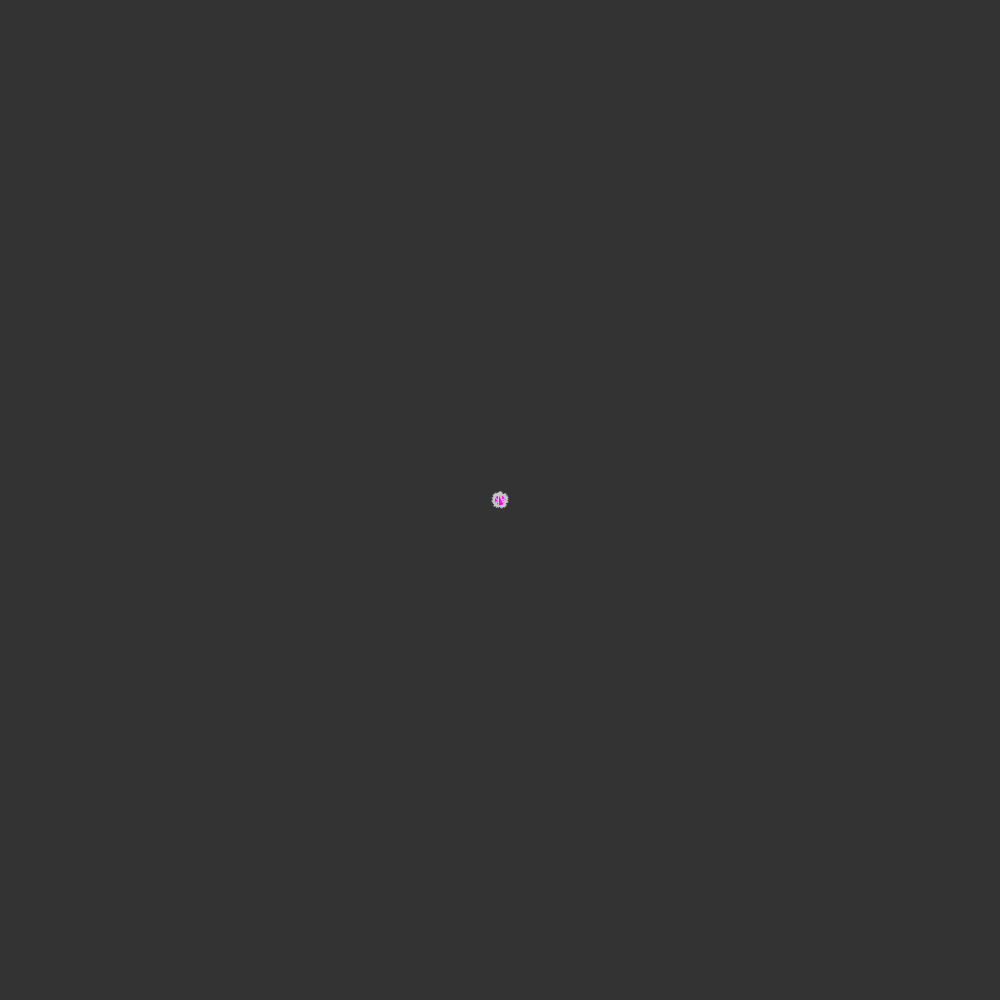
Frame 1 (no input)
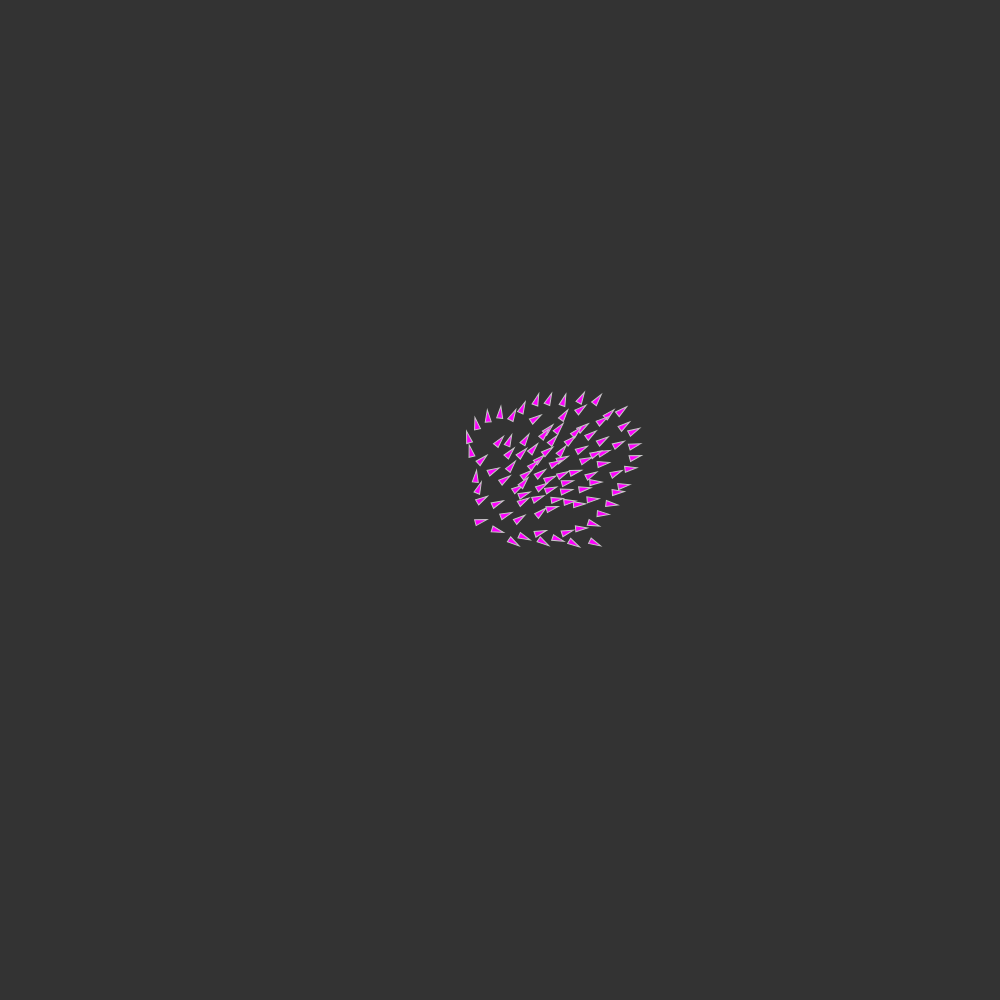
Frame 60 (no input)
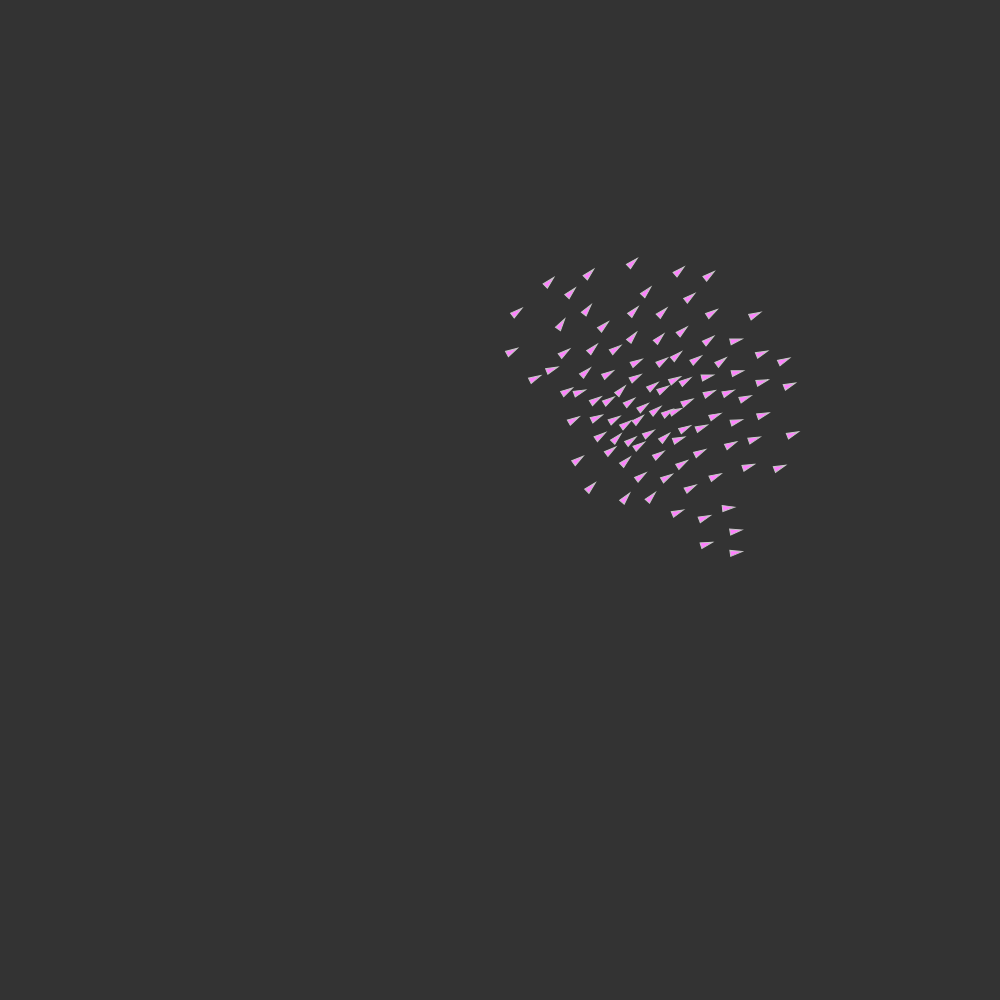
Frame 120 (the mouse pressed at the canvas centre since frame 60)

The p5.js sketch that drew these frames (run headless with seeded random() and noise() and a simulated clock; from frame 60 on, the mouse is pressed at the canvas centre):

// p5.js sketch
// ── sketch.js


var flock;

function setup() {
  createCanvas(1000,1000);
  
  
  flock = new Flock();
  // Add an initial set of boids into the system
  for (var i = 0; i < 100; i++) {
    var b = new Boid(width/2,height/2,0,0,0);
    flock.addBoid(b);
  }
}

function draw() {
  background(51);
  flock.run();
}

// Add a new boid into the System
function mouseDragged() {
  flock.addBoid(new Boid(mouseX,mouseY));
}

//referencing
// The Nature of Code
// Daniel Shiffman
// http://natureofcode.com

// Flock object
// Does very little, simply manages the array of all the boids

function Flock() {
  // An array for all the boids
  this.boids = []; // Initialize the array
}

Flock.prototype.run = function() {
  for (var i = 0; i < this.boids.length; i++) {
    this.boids[i].run(this.boids);  // Passing the entire list of boids to each boid individually
  }
}

Flock.prototype.addBoid = function(b) {
  this.boids.push(b);
}

// The Nature of Code
// Daniel Shiffman
// http://natureofcode.com

function Boid(x,y) {
  this.acceleration = createVector(0,0);
  this.velocity = createVector(random(-1,1),random(-1,1));
  this.position = createVector(x,y);
  this.r = 3.0;
  this.maxspeed = 3;    // Maximum speed
  this.maxforce = 0.05; // Maximum steering force
  this.shade = color(int(random(0,255)),int(random(0,255)),int(random(0,255)));
}

Boid.prototype.run = function(boids) {
  this.flock(boids);
  this.update();
  this.borders();
  this.render();
}

Boid.prototype.applyForce = function(force) {
  // We could add mass here if we want A = F / M
  this.acceleration.add(force);
}

// We accumulate a new acceleration each time based on three rules
Boid.prototype.flock = function(boids) {
  var sep = this.separate(boids);   // Separation
  var ali = this.align(boids);      // Alignment
  var coh = this.cohesion(boids);   // Cohesion
  // Arbitrarily weight these forces
  sep.mult(1.5);
  ali.mult(1.0);
  coh.mult(1.0);
  // Add the force vectors to acceleration
  this.applyForce(sep);
  this.applyForce(ali);
  this.applyForce(coh);
}
// Method to update location
Boid.prototype.update = function() {
  // Update velocity
  this.velocity.add(this.acceleration);
  // Limit speed
  this.velocity.limit(this.maxspeed);
  this.position.add(this.velocity);
  // Reset accelertion to 0 each cycle
  this.acceleration.mult(0);
}

// A method that calculates and applies a steering force towards a target
// STEER = DESIRED MINUS VELOCITY
Boid.prototype.seek = function(target) {
  var desired = p5.Vector.sub(target,this.position);  // A vector pointing from the location to the target
  // Normalize desired and scale to maximum speed
  desired.normalize();
  desired.mult(this.maxspeed);
  // Steering = Desired minus Velocity
  var steer = p5.Vector.sub(desired,this.velocity);
  steer.limit(this.maxforce);  // Limit to maximum steering force
  return steer;
}

Boid.prototype.render = function() {
  // Draw a triangle rotated in the direction of velocity
  var theta = this.velocity.heading() + radians(90);
  one=map(this.position.x, 0,255,0,720);
  three=map(this.position.y, 0,255,0,360);
  two = mouseX + mouseY;
  two = map(two, 0,2000, 0,255);
  fill(one,two,three);
  stroke(200);
  push();
  translate(this.position.x,this.position.y);
  rotate(theta);
  beginShape();
  vertex(0, -this.r*2);
  vertex(-this.r, this.r*2);
  vertex(this.r, this.r*2);
  endShape(CLOSE);
  pop();
}

// Wraparound
Boid.prototype.borders = function() {
  if (this.position.x < -this.r)  this.position.x = width +this.r;
  if (this.position.y < -this.r)  this.position.y = height+this.r;
  if (this.position.x > width +this.r) this.position.x = -this.r;
  if (this.position.y > height+this.r) this.position.y = -this.r;
}

// Separation
// Method checks for nearby boids and steers away
Boid.prototype.separate = function(boids) {
  var desiredseparation = 25.0;
  var steer = createVector(0,0);
  var count = 0;
  // For every boid in the system, check if it's too close
  for (var i = 0; i < boids.length; i++) {
    var d = p5.Vector.dist(this.position,boids[i].position);
    // If the distance is greater than 0 and less than an arbitrary amount (0 when you are yourself)
    if ((d > 0) && (d < desiredseparation)) {
      // Calculate vector pointing away from neighbor
      var diff = p5.Vector.sub(this.position,boids[i].position);
      diff.normalize();
      diff.div(d);        // Weight by distance
      steer.add(diff);
      count++;            // Keep track of how many
    }
  }
  // Average -- divide by how many
  if (count > 0) {
    steer.div(count);
  }

  // As long as the vector is greater than 0
  if (steer.mag() > 0) {
    // Implement Reynolds: Steering = Desired - Velocity
    steer.normalize();
    steer.mult(this.maxspeed);
    steer.sub(this.velocity);
    steer.limit(this.maxforce);
  }
  return steer;
}



// Alignment
// For every nearby boid in the system, calculate the average velocity
Boid.prototype.align = function(boids) {
  var neighbordist = 50;
  var sum = createVector(0,0);
  var count = 0;
  for (var i = 0; i < boids.length; i++) {
    var d = p5.Vector.dist(this.position,boids[i].position);
    if ((d > 0) && (d < neighbordist)) {
      sum.add(boids[i].velocity);
      count++;
    }
  }
  if (count > 0) {
    sum.div(count);
    sum.normalize();
    sum.mult(this.maxspeed);
    var steer = p5.Vector.sub(sum,this.velocity);
    steer.limit(this.maxforce);
    return steer;
  } else {
    return createVector(0,0);
  }
}

// Cohesion
// For the average location (i.e. center) of all nearby boids, calculate steering vector towards that location
Boid.prototype.cohesion = function(boids) {
  var neighbordist = 50;
  var sum = createVector(0,0);   // Start with empty vector to accumulate all locations
  var count = 0;
  for (var i = 0; i < boids.length; i++) {
    var d = p5.Vector.dist(this.position,boids[i].position);
    if ((d > 0) && (d < neighbordist)) {
      sum.add(boids[i].position); // Add location
      count++;
    }
  }
  if (count > 0) {
    sum.div(count);
    return this.seek(sum);  // Steer towards the location
  } else {
    return createVector(0,0);
  }
}
